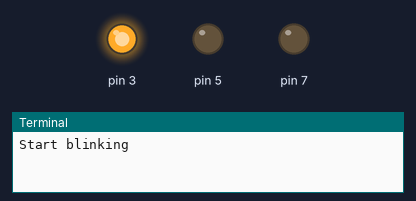
A program run on a simulated Raspberry Pi (header pin numbers). Shown: output pins drawn as LEDs (lit = HIGH), the last lines printed to the terminal.

Above: at 0.05 s.
At 0.65 s:
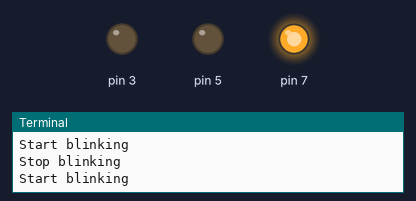
At 1.35 s:
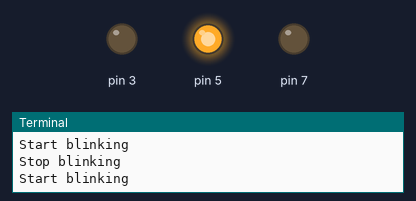
At 2.75 s:
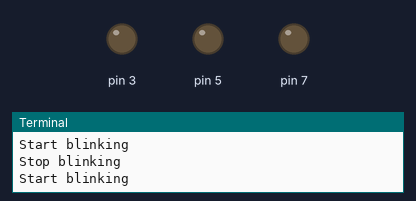
Timing chart, 0 to 3.0 s (numbered marks = the images above):
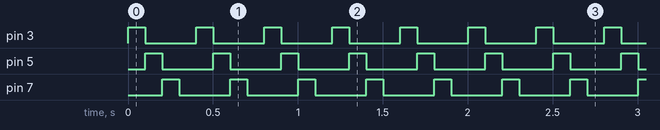

The program:

3_color_blink.py
```python
import time
import RPi.GPIO as GPIO       ## Import GPIO library
GPIO.setmode(GPIO.BOARD)      ## Use board pin numbering
GPIO.setup(3, GPIO.OUT)      ## Setup GPIO Pin 11 to OUT
GPIO.setup(5, GPIO.OUT)
GPIO.setup(7, GPIO.OUT)
try:

	while True:
		print("Start blinking")
        	GPIO.output(3,True)  ## Turn on Led
 		time.sleep(0.1)
		GPIO.output(3,False)
		GPIO.output(5,True)
		time.sleep(0.1)
		GPIO.output(5,False)
 		GPIO.output(7,True)
		time.sleep(0.1)         ## Wait for one second
		#GPIO.output(3,False) ## Turn off Led
 		#GPIO.output(5,False)
 		GPIO.output(7,False)
		time.sleep(0.1)         ## Wait for one second
		print("Stop blinking")
except KeyboardInterrupt:
		print("Stopping now")
finally:
	GPIO.output(3,False)
	GPIO.output(5,False)
	GPIO.output(7,False)
	GPIO.cleanup()
```

Measured:
- by itself, pin 3, pin 5, pin 7: alternates HIGH for 0.10 s and LOW for 0.30 s
